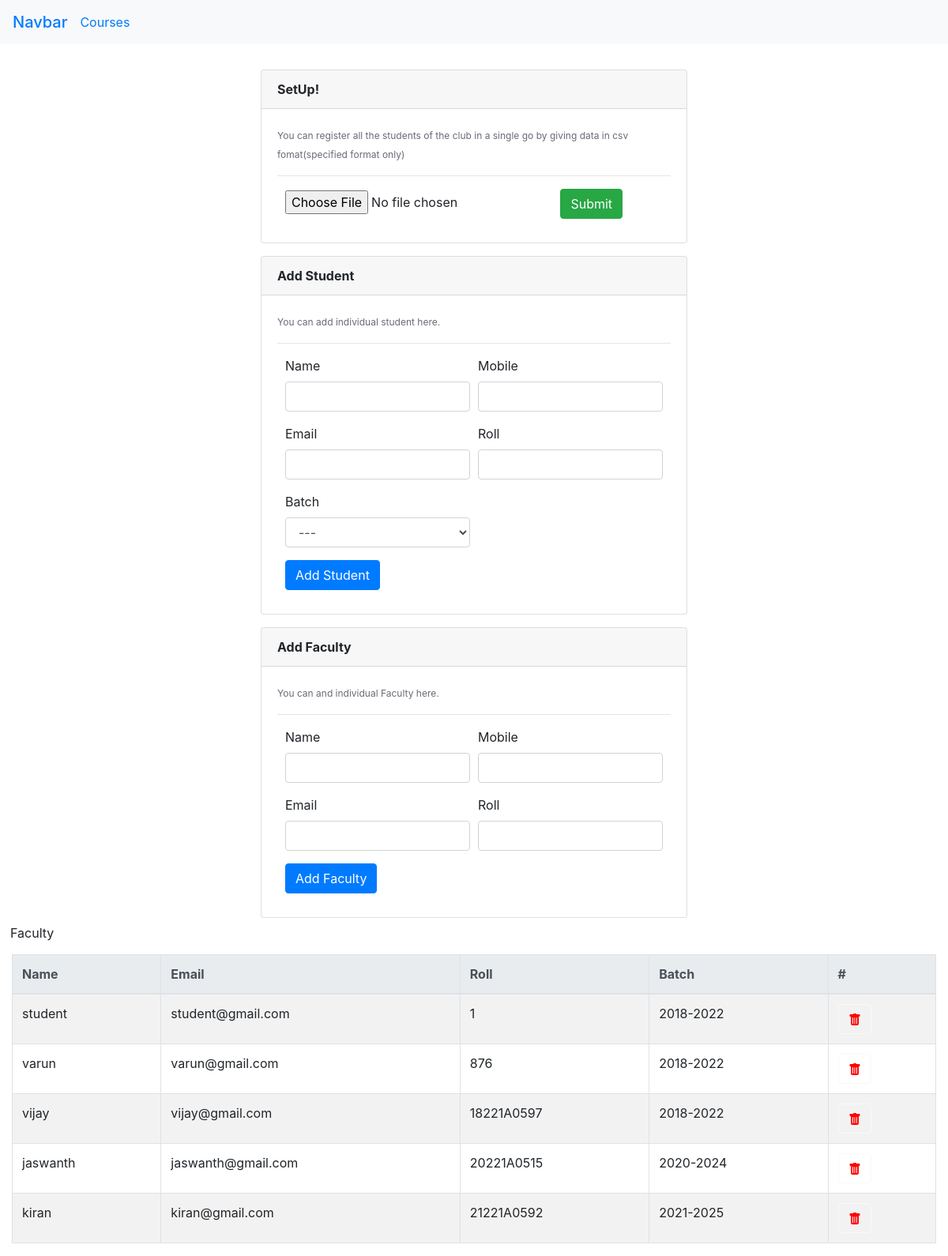
The page /SuperAdmin/setup/ on the database its author committed.
### App/models.py (models this page shows, shortened)
class NewUser(AbstractBaseUser,PermissionsMixin):
    username = None
    email = models.EmailField(gettext_lazy("email address"),unique=True)
    roll = models.CharField(max_length=10,unique=True)
    name = models.CharField(max_length=200,blank=True)
    mobile = models.CharField(max_length=12,blank=True)
    isStudent = models.BooleanField(default = False)
    isFaculty = models.BooleanField(default=False)
    isAdmin = models.BooleanField(default=False)
    is_staff = models.BooleanField(default=False)
    is_active = models.BooleanField(default=True)
    start_date = models.DateField(default=timezone.now)
    avatar = models.ImageField(upload_to=get_avataar_path, blank=True)
    batch =  models.ForeignKey(Batch,on_delete=models.CASCADE,blank=True,null=True)
    objects = CustomAccountManager()
    USERNAME_FIELD = "email"
    REQUIRED_FIELDS = ['roll','name']

class Batch(models.Model):
    batchname = models.CharField(max_length=300)

### SuperAdmin/views.py (the view, shortened to what this page needs)
# urls.py: path("setup/",views.setup,name="setup"),
def setup(request):
    groups = Group.objects.all()
    students = NewUser.objects.filter(isStudent=True)
    faculty =  NewUser.objects.filter(isFaculty=True)
    batch = Batch.objects.all()
    return render(request,"SuperAdmin/setup.html",{"groups":groups,"students":students,"batch":batch,"faculty":faculty})

### SuperAdmin/templates/SuperAdmin/setup.html (shortened to what this page needs)
<!doctype html>
<html lang="en">
  <head>
    <link rel="stylesheet" href="https://cdn.jsdelivr.net/npm/bootstrap@4.6.1/dist/css/bootstrap.min.css">
  </head>
  <body>
      <nav class="navbar navbar-light bg-light mb-2">
            <span class="navbar-brand mb-0 h1 text-decoration-none"><a href=" {% url 'SuperAdmin:dashboard' %} ">Navbar</a></span>
            <span class="mr-auto text-decoration-none"><a href="{% url 'SuperAdmin:customizeCourse' %}">Courses</a></span>
      </nav>
      <div class="container">
        <div class="row">
          <div class="col-lg-3"></div>
          <div class="col-lg-6">
            <div class="card mt-3">
              <div class="card-header">
                <b>SetUp!</b>
              </div>
              <div class="card-body">
                <span style="font-size: 12px; color:rgb(106, 106, 119)">You can register all the students of the club in a single go
                  by giving data in csv fomat(specified format only)</span>
                  <hr>
                  <div style="margin:2%">
                    <form method="POST" enctype="multipart/form-data">
                      <input type="file" name="doc" id="file" onchange="fileValidation()" required />
                      <button class="btn btn-success" type="submit">Submit</button>
                    </form>
                  </div>
              </div>
            </div>
            <div class="card mt-3">
              <div class="card-header">
                <b>Add Student</b>
              </div>
              <div class="card-body">
                <span style="font-size: 12px; color:rgb(106, 106, 119)">You can add individual student here.</span>
                <hr>
                <div style="margin: 2%;">
                  <form method="POST">
                    <div class="form-row">
                      <div class="form-group col-md-6">
                        <label for="name">Name</label>
                        <input type="text" class="form-control" id="name" name="name" required>
                      </div>
                      <div class="form-group col-md-6">
                        <label for="lastname">Mobile</label>
                        <input type="text" class="form-control" id="mobile" name="mobile" >
                      </div>
                      <div class="form-group col-md-6">
                        <label for="email">Email</label>
                        <input type="email" class="form-control" id="email" name="email" required>
                      </div>
                      <div class="form-group col-md-6">
                        <label for="roll">Roll</label>
                        <input type="text" class="form-control" id="roll" name="roll" required>
                      </div>
                      <div class="form-group col-md-6">
                        <label for="batch">Batch</label>
                        <select class="form-control" id="batch" name="batch">
                          <option disabled selected>---</option>
                        </select>
                      </div>
                    </div>
                    <button type="submit" class="btn btn-primary">Add Student</button>
                  </form>
                </div>
              </div>
            </div>
            <div class="card mt-3">
              <div class="card-header">
                <b>Add Faculty</b>
              </div>
              <div class="card-body">
                <span style="font-size: 12px; color:rgb(106, 106, 119)">You can and individual Faculty here.</span>
                <hr>
                <div style="margin: 2%;">
                  <form method="POST">
                    <div class="form-row">
                      <div class="form-group col-md-6">
                        <label for="name">Name</label>
                        <input type="text" class="form-control" id="name" name="name" required>
                      </div>
                      <div class="form-group col-md-6">
                        <label for="lastname">Mobile</label>
                        <input type="text" class="form-control" id="mobile" name="mobile" >
                      </div>
                      <div class="form-group col-md-6">
                        <label for="email">Email</label>
                        <input type="email" class="form-control" id="email" name="email" required>
                      </div>
                      <div class="form-group col-md-6">
                        <label for="roll">Roll</label>
                        <input type="text" class="form-control" id="roll" name="roll" required>
                      </div>
                    </div>
                    <button type="submit" class="btn btn-primary">Add Faculty</button>
                  </form>
                </div>
              </div>
            </div>
          </div>
        </div>
      </div>
      <button type="button" id="fac-or-stu" class="btn"><Span id="facstu-text">Faculty</button>
      <center>
        <div class="container-fluid mt-2" id="student_table">
          <table class="table table-striped table-bordered">
            <center>
              <thead class="thead-light">
                <tr>
                  <th scope="col">Name</th>
                  <th scope="col">Email</th>
                  <th scope="col">Roll</th>
                  <th scope="col">Batch</th>
                  <th scope="col">#</th>
                </tr>
              </thead>
              <tbody>
                {% for user in students %}<tr>
                  <td>{{user.name}}</td>
                  <td>{{user.email}}</td>
                  <td>{{user.roll}}</td>
                  <td>{{user.batch.batchname}}</td>
                  <td><button type="button" class="btn btn-outline-light" data-toggle="modal"
                      data-target="#delete{{user.id}}"></button></td>
                </tr>
                {% endfor %}
              </tbody>
            </center>
          </table>
        </div>
      </center>
  </body>
</html>

### rows shown on the page
NewUser: name "student", email "student@gmail.com", roll "1", batch.batchname "2018-2022"
NewUser: name "varun", email "varun@gmail.com", roll "876", batch.batchname "2018-2022"
NewUser: name "vijay", email "vijay@gmail.com", roll "18221A0597", batch.batchname "2018-2022"
NewUser: name "jaswanth", email "jaswanth@gmail.com", roll "20221A0515", batch.batchname "2020-2024"
NewUser: name "kiran", email "kiran@gmail.com", roll "21221A0592", batch.batchname "2021-2025"
